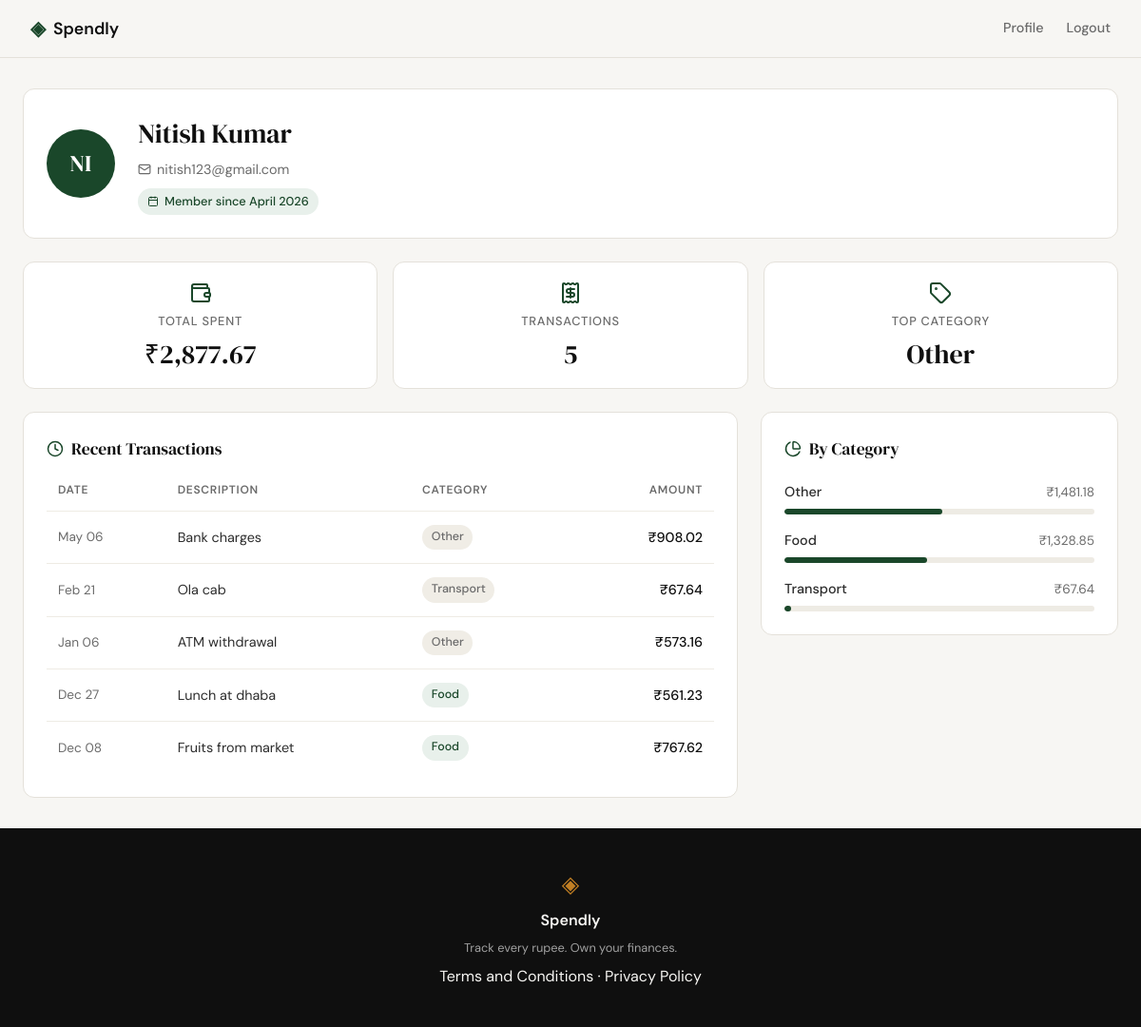
/profile (signed in), run on the app's committed database.
### tables this page shows
CREATE TABLE users (
            id            INTEGER PRIMARY KEY AUTOINCREMENT,
            name          TEXT    NOT NULL,
            email         TEXT    UNIQUE NOT NULL,
            password_hash TEXT    NOT NULL,
            created_at    TEXT    DEFAULT (datetime('now'))
        );

CREATE TABLE expenses (
            id          INTEGER PRIMARY KEY AUTOINCREMENT,
            user_id     INTEGER NOT NULL REFERENCES users(id),
            amount      REAL    NOT NULL,
            category    TEXT    NOT NULL,
            date        TEXT    NOT NULL,
            description TEXT,
            created_at  TEXT    DEFAULT (datetime('now'))
        );

### app.py (the view)
@app.route("/profile")
def profile():
    if not session.get("user_id"):
        return redirect(url_for("login"))
    user_id = session["user_id"]
    conn = get_db()
    try:
        user         = _get_user(conn, user_id)
        stats        = _get_summary_stats(conn, user_id)
        transactions = _get_transaction_history(conn, user_id)
        categories   = _get_category_breakdown(conn, user_id)
    finally:
        close_db(conn)
    return render_template("profile.html",
                           user=user, stats=stats,
                           transactions=transactions,
                           categories=categories)

### app.py (called while the page is built)
def _get_user(conn, user_id):
    row = conn.execute(
        "SELECT name, email, created_at FROM users WHERE id = ?",
        (user_id,),
    ).fetchone()
    member_since = datetime.strptime(row["created_at"], "%Y-%m-%d %H:%M:%S").strftime("%B %Y")
    return {"name": row["name"], "email": row["email"], "member_since": member_since}

def _get_summary_stats(conn, user_id):
    agg = conn.execute(
        "SELECT SUM(amount) as total, COUNT(*) as cnt FROM expenses WHERE user_id = ?",
        (user_id,),
    ).fetchone()
    total = agg["total"] or 0.0
    top_row = conn.execute(
        "SELECT category FROM expenses WHERE user_id = ? "
        "GROUP BY category ORDER BY SUM(amount) DESC LIMIT 1",
        (user_id,),
    ).fetchone()
    return {
        "total_spent": f"₹{total:,.2f}",
        "transaction_count": agg["cnt"],
        "top_category": top_row["category"] if top_row else "—",
    }

def _get_transaction_history(conn, user_id):
    rows = conn.execute(
        "SELECT amount, category, date, description "
        "FROM expenses WHERE user_id = ? ORDER BY date DESC LIMIT 5",
        (user_id,),
    ).fetchall()
    return [
        {
            "date": datetime.strptime(r["date"], "%Y-%m-%d").strftime("%b %d"),
            "description": r["description"] or "",
            "category": r["category"],
            "amount": f"₹{r['amount']:,.2f}",
        }
        for r in rows
    ]

def _get_category_breakdown(conn, user_id):
    rows = conn.execute(
        "SELECT category, SUM(amount) as total FROM expenses "
        "WHERE user_id = ? GROUP BY category ORDER BY total DESC",
        (user_id,),
    ).fetchall()
    grand_total = sum(r["total"] for r in rows)
    return [
        {
            "name": r["category"],
            "total": f"₹{r['total']:,.2f}",
            "percent": int(r["total"] / grand_total * 100) if grand_total else 0,
        }
        for r in rows
    ]

### database/db.py (called while the page is built)
def get_db():
    conn = sqlite3.connect(DB_PATH)
    conn.row_factory = sqlite3.Row
    conn.execute("PRAGMA foreign_keys = ON")
    return conn

### templates/profile.html (shortened to what this page needs)
{% extends "base.html" %}
{% block head %}
<link rel="stylesheet" href="{{ url_for('static', filename='css/profile.css') }}">
{% endblock %}
{% block content %}
<div class="profile-page">
    <div class="profile-header card">
        <div class="profile-avatar">{{ user.name[:2].upper() }}</div>
        <div class="profile-meta">
            <h1 class="profile-name">{{ user.name }}</h1>
            <p class="profile-email">
                <i data-lucide="mail"></i>
                {{ user.email }}
            </p>
            <span class="profile-since-badge">
                <i data-lucide="calendar"></i>
                Member since {{ user.member_since }}
            </span>
        </div>
    </div>
    <div class="profile-stats">
        <div class="stat-card card">
            <i data-lucide="wallet"></i>
            <span class="stat-label">Total Spent</span>
            <span class="stat-value">{{ stats.total_spent }}</span>
        </div>
        <div class="stat-card card">
            <i data-lucide="receipt"></i>
            <span class="stat-label">Transactions</span>
            <span class="stat-value">{{ stats.transaction_count }}</span>
        </div>
        <div class="stat-card card">
            <i data-lucide="tag"></i>
            <span class="stat-label">Top Category</span>
            <span class="stat-value">{{ stats.top_category }}</span>
        </div>
    </div>
    <div class="profile-body">
        <section class="profile-transactions card">
            <h2 class="section-title">
                <i data-lucide="clock"></i>
                Recent Transactions
            </h2>
            <table class="tx-table">
                <thead>
                    <tr>
                        <th>Date</th>
                        <th>Description</th>
                        <th>Category</th>
                        <th class="amount-col">Amount</th>
                    </tr>
                </thead>
                <tbody>
                    {% for tx in transactions %}
                    <tr>
                        <td class="tx-date">{{ tx.date }}</td>
                        <td class="tx-desc">{{ tx.description }}</td>
                        <td>
                            <span class="cat-badge cat-{{ tx.category | lower }}">
                                {{ tx.category }}
                            </span>
                        </td>
                        <td class="tx-amount">{{ tx.amount }}</td>
                    </tr>
                    {% endfor %}
                </tbody>
            </table>
        </section>
        <section class="profile-categories card">
            <h2 class="section-title">
                <i data-lucide="pie-chart"></i>
                By Category
            </h2>
            <ul class="cat-list">
                {% for cat in categories %}
                <li class="cat-row">
                    <div class="cat-row-header">
                        <span class="cat-name">{{ cat.name }}</span>
                        <span class="cat-total">{{ cat.total }}</span>
                    </div>
                    <div class="cat-track">
                        <div class="cat-bar" style="width: {{ cat.percent }}%"></div>
                    </div>
                </li>
                {% endfor %}
            </ul>
        </section>
    </div>
</div>
{% endblock %}

### templates/base.html (shortened to what this page needs)
<!DOCTYPE html>
<html lang="en">
<head>
    <link rel="stylesheet" href="{{ url_for('static', filename='css/style.css') }}">
    {% block head %}{% endblock %}
</head>
<body>
    <nav class="navbar">
        <div class="nav-inner">
            <a href="{{ url_for('landing') }}" class="nav-brand">
                <span class="brand-icon">◈</span>
                <span class="brand-name">Spendly</span>
            </a>
            <div class="nav-links">
                {% if session.get("user_id") %}
                <a href="{{ url_for('profile') }}">Profile</a>
                <a href="{{ url_for('logout') }}">Logout</a>
                {% else %}
                <a href="{{ url_for('login') }}">Sign in</a>
                <a href="{{ url_for('register') }}" class="nav-cta">Get started</a>
                {% endif %}
            </div>
        </div>
    </nav>
    <main class="main-content">
        {% block content %}{% endblock %}
    </main>
    <footer class="footer">
        <div class="footer-inner">
            <span class="brand-icon">◈</span>
            <span class="footer-name">Spendly</span>
            <p class="footer-copy">Track every rupee. Own your finances.</p>
            <p><a href="/terms">Terms and Conditions</a> · <a href="/privacy">Privacy Policy</a></p>
        </div>
    </footer>
</body>
</html>

### static/css/style.css (style rules this page uses)
:root { --ink: #0f0f0f; --ink-soft: #2d2d2d; --ink-muted: #6b6b6b; --ink-faint: #a0a0a0; --paper: #f7f6f3; --paper-warm: #f0ede6; --paper-card: #ffffff; --accent: #1a472a; --accent-light: #e8f0eb; --accent-2: #c17f24; --accent-2-light: #fdf3e3; --danger: #c0392b; --danger-light: #fdecea; --border: #e4e1da; --border-soft: #eeebe4; --font-display: 'DM Serif Display', Georgia, serif; --font-body: 'DM Sans', system-ui, sans-serif; --max-width: 1200px; --auth-width: 440px; --radius-sm: 6px; --radius-md: 12px; --radius-lg: 20px; }
*, *::before, *::after { box-sizing: border-box; margin: 0; padding: 0; }
html { font-size: 16px; scroll-behavior: smooth; }
body { background: var(--paper); color: var(--ink); font-family: var(--font-body); font-size: 1rem; line-height: 1.6; -webkit-font-smoothing: antialiased; }
a { color: inherit; text-decoration: none; }
.navbar { position: sticky; top: 0; z-index: 100; background: var(--paper); border-bottom: 1px solid var(--border); padding: 0 2rem; }
.nav-inner { max-width: var(--max-width); margin: 0 auto; height: 60px; display: flex; align-items: center; justify-content: space-between; }
.nav-brand { display: flex; align-items: center; gap: 0.5rem; font-family: var(--font-body); font-weight: 600; font-size: 1.1rem; color: var(--ink); }
.brand-icon { color: var(--accent); font-size: 1.3rem; }
.brand-name { color: var(--ink); }
.nav-links { display: flex; align-items: center; gap: 1.5rem; font-size: 0.9rem; font-weight: 500; }
.nav-links a { color: var(--ink-muted); transition: color 0.2s; }
.main-content { min-height: calc(100vh - 60px - 100px); }
.footer { background: var(--ink); color: var(--paper); padding: 2.5rem 2rem; text-align: center; }
.footer-inner { display: flex; flex-direction: column; align-items: center; gap: 0.4rem; }
.footer .brand-icon { color: var(--accent-2); font-size: 1.5rem; }
.footer-name { font-weight: 600; font-size: 1rem; }
.footer-copy { font-size: 0.8rem; color: var(--ink-faint); }

### data on the page
users: name "NI", name "Nitish Kumar", email "nitish123@gmail.com"
expenses: date "May 06", description "Bank charges", category "Other", amount "₹908.02"
expenses: date "Feb 21", description "Ola cab", category "Transport", amount "₹67.64"
expenses: date "Jan 06", description "ATM withdrawal", category "Other", amount "₹573.16"
expenses: date "Dec 27", description "Lunch at dhaba", category "Food", amount "₹561.23"
expenses: date "Dec 08", description "Fruits from market", category "Food", amount "₹767.62"

### other printed values
{{ user.member_since }} "April 2026"
{{ stats.total_spent }} "₹2,877.67"
{{ stats.transaction_count }} "5"
{{ stats.top_category }} "Other"
{{ cat.name }} "Other" "Food" "Transport"
{{ cat.total }} "₹1,481.18" "₹1,328.85" "₹67.64"
